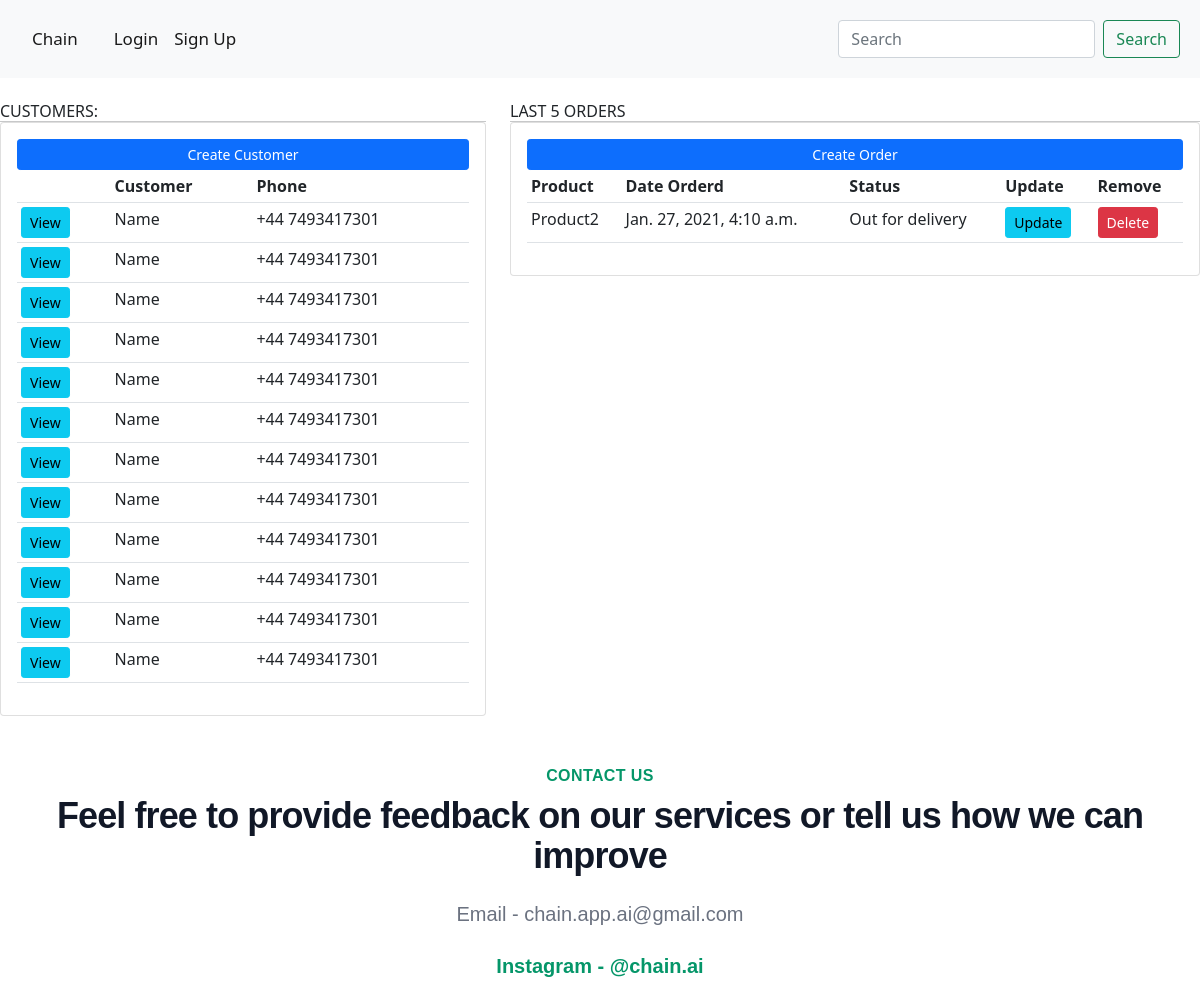
/promoters/, run on the app's committed database.
### promoters/models.py (models this page shows, shortened)
class Customer(models.Model):
    name = models.CharField(max_length=200, null=True)
    phone = models.CharField(max_length=200, null=True)
    email = models.CharField(max_length=200, null=True)
    date_created = models.DateTimeField(auto_now_add=True, null=True)

class Order(models.Model):
    STATUS = (
        ('Pending', 'Pending'),
        ('Out for delivery', 'Out for delivery'),
        ('Delivered', 'Delivered'),
    )
    customer = models.ForeignKey(Customer, null=True, on_delete=models.SET_NULL)
    product = models.ForeignKey(Product, null=True, on_delete=models.SET_NULL)
    date_created = models.DateTimeField(auto_now_add=True, null=True)
    status = models.CharField(max_length=200, null=True, choices=STATUS)

class Product(models.Model):
    CATEGORY = (
        ('Indoor', 'Indoor'),
        ('Out Door', 'Out Door'),
    )
    name = models.CharField(max_length=200, null=True)
    price = models.FloatField(null=True)
    category = models.CharField(max_length=200, null=True, choices=CATEGORY)
    description = models.CharField(max_length=200, null=True, blank=True)
    date_created = models.DateTimeField(auto_now_add=True, null=True)
    tags = models.ManyToManyField(Tag)
    def __str__(self):
        return self.name

### promoters/views.py (the view)
# urls.py: path('',views.home, name='home'),
def home(request):
    b = Product(name='Product2',
                price=50,
                category='Indoor',
                description='---',
                date_created=models.DateTimeField(auto_now_add=True, null=True),
                )
    c = Customer(name='Name',
                 phone='+44 7493417301',
                 email='joao@gmail',
                 date_created=models.DateTimeField(auto_now_add=True, null=True))
    orders = Order.objects.all()
    customers = Customer.objects.all()
    total_customers = customers.count()
    total_orders = orders.count()
    delivered = orders.filter(status='Delivered').count()
    pending = orders.filter(status='Pending').count()
    context = {'orders': orders, 'customers': customers,
               'total_orders': total_orders, 'delivered': delivered,
               'pending': pending}
    return render(request, 'accounts/dashboard.html', context)

### promoters/templates/accounts/dashboard.html (shortened to what this page needs)
{%  extends 'base.html' %}
{% block content %}
<br>
<div class="row">
	<div class="col-md-5">
		<h5>CUSTOMERS:</h5>
		<div class="card card-body">
			<a class="btn btn-primary  btn-sm btn-block" href="">Create Customer</a>
			<table class="table table-sm">
				<tr>
					<th></th>
					<th>Customer</th>
					<th>Phone</th>
				</tr>
				{% for customer in customers %}
					<tr>
						<td><a class="btn btn-sm btn-info" href="{% url 'customer' customer.id %}">View</a></td>
						<td>{{customer.name}}</td>
						<td>{{customer.phone}}</td>
					</tr>
				{% endfor %}
			</table>
		</div>
	</div>
	<div class="col-md-7">
		<h5>LAST 5 ORDERS</h5>
		<div class="card card-body">
			<a class="btn btn-primary  btn-sm btn-block" href="{% url 'create_order' %}">Create Order</a>
			<table class="table table-sm">
				<tr>
					<th>Product</th>
					<th>Date Orderd</th>
					<th>Status</th>
					<th>Update</th>
					<th>Remove</th>
				</tr>
				{% for order in orders %}
					<tr>
						<td>{{order.product}}</td>
						<td>{{order.date_created}}</td>
						<td>{{order.status}}</td>
						<td><a class="btn btn-sm btn-info" href="{% url 'update_order' order.id %}">Update</a></td>
						<td><a class="btn btn-sm btn-danger" href="{% url 'delete_order' order.id %}">Delete</a></td>
					</tr>
				{% endfor %}
			</table>
		</div>
	</div>
</div>
{% endblock %}

### templates/base.html (shortened to what this page needs)
<!DOCTYPE html>
<html>
<head>
  <link href="https://cdn.jsdelivr.net/npm/bootstrap@5.0.0-beta1/dist/css/bootstrap.min.css" rel="stylesheet">
  <link href="https://unpkg.com/tailwindcss@^2/dist/tailwind.min.css" rel="stylesheet">
  <link rel="stylesheet" href="https://cdnjs.cloudflare.com/ajax/libs/Chart.js/2.8.0/Chart.min.css" />
</head>
<body>
<div class="sticky-top">
<nav class="navbar navbar-expand-lg navbar-light p-2 bg-light">
  <div class="container-fluid">
    <div class="collapse navbar-collapse pt-2 pb-2" style="font-size:16px" id="navbarTogglerDemo01">
      {% if request.user.is_authenticated %}
      {% if request.user.type_client == P %}
      <a class="navbar-brand " href="/promoters/">Dashboard</a>
      {%else%}
      <a class="navbar-brand " href="/promoters/">Dashboard</a>
      {%endif%}
      {% else %}
      <a class="navbar-brand " href="/">Chain</a>
      {% endif %}
      <ul class="navbar-nav me-auto mb-2 mb-lg-0" style="font-size:16px">
        {% if request.user.is_authenticated %}
        <li class="nav-item">
          <a class="nav-link active" href="/account">{{ request.user.username }}'s Account  </a>
        </li>
        <li class="nav-item">
          <a class="nav-link active" href="/logout">Logout</a>
        </li>
        {% else %}
        <li class="nav-item">
          <a class="nav-link active" href="/login">Login</a>
        </li>
        <li class="nav-item">
          <a class="nav-link active" href="/register">Sign Up</a>
        </li>
        {% endif %}
      </ul>
      <form class="d-flex">
        <input class="form-control me-2" type="search" placeholder="Search" aria-label="Search">
        <button class="btn btn-outline-success" type="submit">Search</button>
      </form>
    </div>
  </div>
</nav>
</div>
{% block content %}
{% endblock %}
</body>
<footer>
<div class="contactFooter">
  <center>
    <p>
    </p>
    <p>
    </p>
      <h2 class="text-base text-green-600 font-semibold tracking-wide uppercase">Contact Us</h2>
      <p class="mt-2 text-3xl leading-8 font-extrabold tracking-tight text-gray-900 sm:text-4xl">
        Feel free to provide feedback on our services or tell us how we can improve
      </p>
      <p class="mt-4 max-w-2xl text-xl text-gray-500 lg:mx-auto">
        Email - chain.app.ai@gmail.com
      </p>
      <p class="mt-4 max-w-2xl text-xl font-semibold text-green-600 lg:mx-auto">
        Instagram - @chain.ai
      </p>
    <p>
    </p>
  </center>
</div>
</footer>
</html>

### templates/base.html (style rules this page uses)
body { margin: 0; font-family: "Helvetica"; }
.sticky-top a { color: #f2f2f2; text-align: center; padding: 10px 12px; text-decoration: none; font-size: 17px; }
.contactFooter { font-family: 'Helvetica'; color: black; }

### data on the page
Customer: name "Name", phone "+44 7493417301"
Customer: name "Name", phone "+44 7493417301"
Customer: name "Name", phone "+44 7493417301"
Customer: name "Name", phone "+44 7493417301"
Customer: name "Name", phone "+44 7493417301"
Customer: name "Name", phone "+44 7493417301"
Customer: name "Name", phone "+44 7493417301"
Customer: name "Name", phone "+44 7493417301"
Customer: name "Name", phone "+44 7493417301"
Customer: name "Name", phone "+44 7493417301"
Customer: name "Name", phone "+44 7493417301"
Customer: name "Name", phone "+44 7493417301"
Order: product "Product2", date_created "Jan. 27, 2021, 4:10 a.m.", status "Out for delivery"
